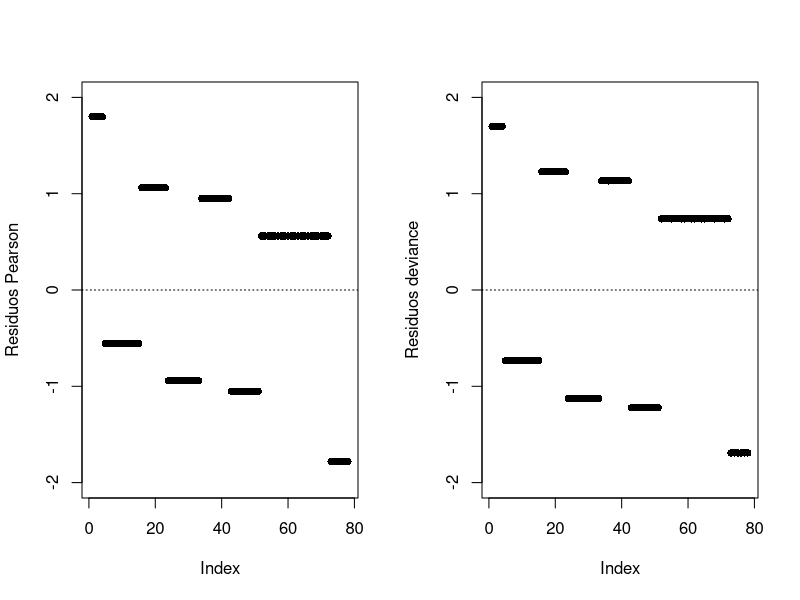
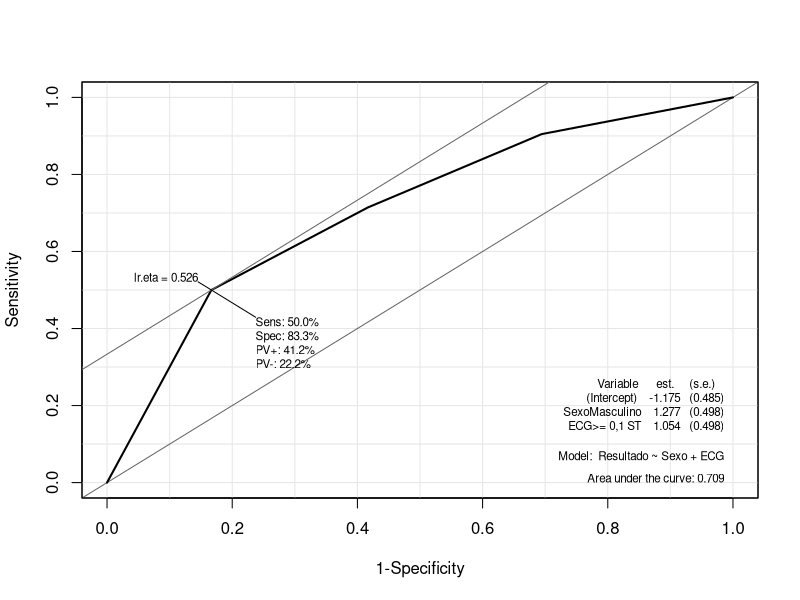
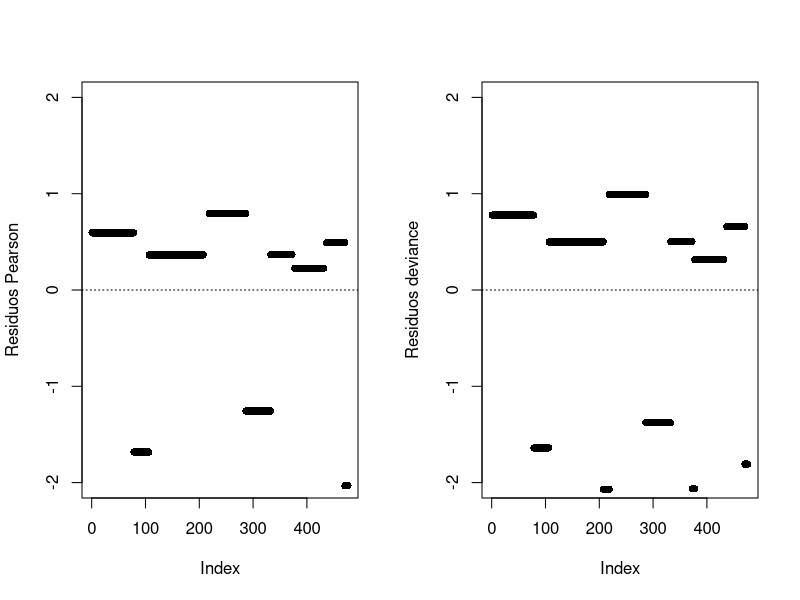
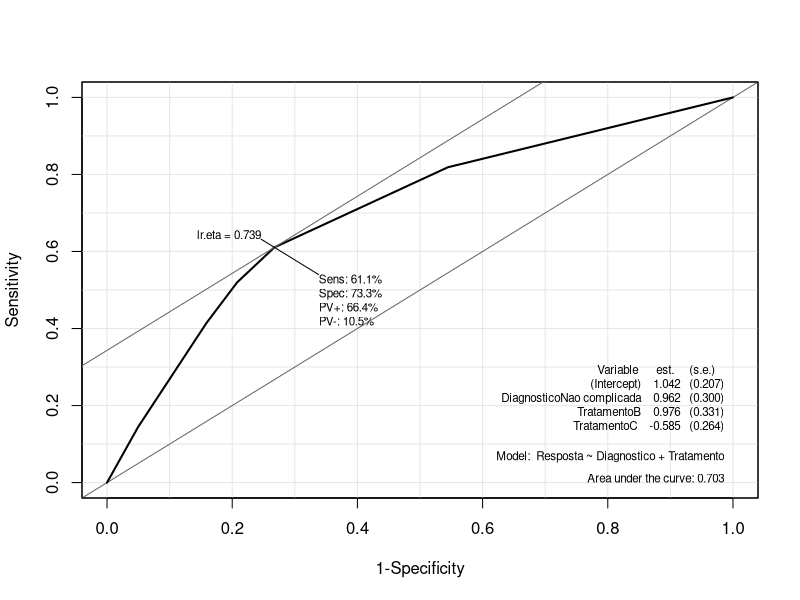
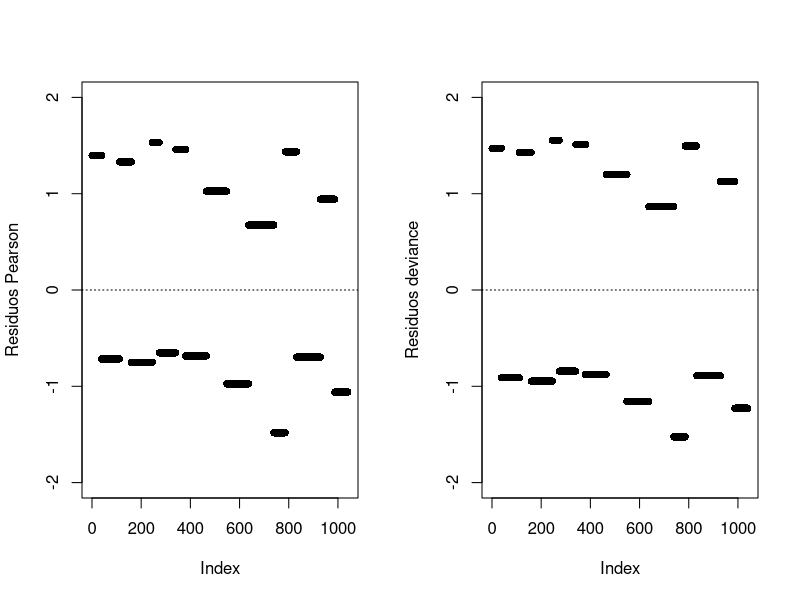
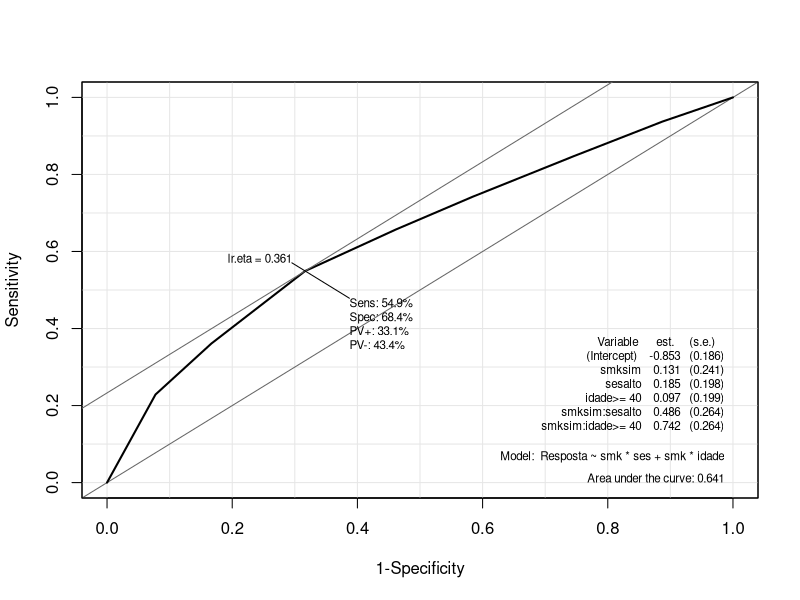

R code for these plots, in order:
## ---- chunk 1
knitr::opts_chunk$set(echo = FALSE)
knitr::opts_chunk$set(warning = FALSE)
knitr::opts_chunk$set(message = FALSE)

library(ggplot2)
library(dplyr)
library(reshape2)
library(knitr)
library(kableExtra)
## ---- chunk 2
# Criar o dataframe com os dados
dados_77 <- data.frame(
  Sexo = factor(c("Feminino", "Feminino", "Masculino", "Masculino")),
  ECG = factor(c("< 0,1 ST", ">= 0,1 ST", "< 0,1 ST", ">= 0,1 ST")),
  Presente = c(4, 8, 9, 21),
  Ausente = c(11, 10, 9, 6),
  Total = c(15, 18, 18, 27)
)

dados <- do.call(rbind, lapply(1:nrow(dados_77), function(i) {
  sexo_i <- dados_77$Sexo[i]
  ecg_i <- dados_77$ECG[i]
  presente_i <- dados_77$Presente[i]
  ausente_i <- dados_77$Ausente[i]
  
  data.frame(
    Sexo = rep(sexo_i, presente_i + ausente_i),
    ECG = rep(ecg_i, presente_i + ausente_i),
    Resultado = c(rep(1, presente_i), rep(0, ausente_i))
  )
}))

# Exibir a tabela formatada
 kable(dados_77)
## ---- chunk 3
# Modelo 1: Apenas intercepto
fit1 <- glm(Resultado ~ 1, data = dados, family = binomial)

# Modelo 2: Intercepto e Sexo
fit2 <- glm(Resultado ~ Sexo, data = dados, family = binomial)

# Modelo 3: Intercepto, Sexo e ECG
fit3 <- glm(Resultado ~ Sexo + ECG, data = dados, family = binomial)

# Modelo 3: Intercepto, Sexo, ECG e interaçõa sexo*ecg
fit4 <- glm(Resultado ~ Sexo * ECG, data = dados, family = binomial)

anova_tab <- anova(fit1, fit2, fit3, fit4, test = "Chi")

# Adicionando nomes descritivos aos modelos
anova_tab <- cbind(
  Modelo = c("Modelo 1: ~1",
             "Modelo 2: ~Sexo",
             "Modelo 3: ~Sexo + ECG",
             "Modelo 4: ~Sexo * ECG"),
  as.data.frame(anova_tab)
)

kable(anova_tab)
## ---- chunk 4
summary(fit3)
## ---- chunk 5
# resíduo deviance
dev <- residuals(fit3, type = "deviance")
QL <- sum(dev^2)
p1 <- 1 - pchisq(QL, 1)
cbind(QL, p1)

# resíduo de pearson
rpears <- residuals(fit3, type = "pearson")
QP <- sum(rpears^2)
p2 <- 1 - pchisq(QP, 1)
cbind(QP, p2)
## ---- chunk 6
# Gráficos dos resíduos
par(mfrow = c(1, 2))
plot(rpears, ylab = "Residuos Pearson", pch = 16, ylim = c(-2, 2))
abline(h = 0, lty = 3)
plot(dev, ylab = "Residuos deviance", pch = 16, ylim = c(-2, 2))
abline(h = 0, lty = 3)
## ---- chunk 7
# Curva ROC
attach(dados)
par(mfrow = c(1, 1))
Epi::ROC(form = fit3$call$formula, plot = "ROC")
## ---- chunk 8
# calculando o odds-ratio e IC para o odds
odds1 <- exp(fit3$coefficients)
li1 <- exp(fit3$coefficients - 1.96 * summary(fit3)$coefficients[, 2])
ls1 <- exp(fit3$coefficients + 1.96 * summary(fit3)$coefficients[, 2])
oddsr <- round(cbind(odds1, li1, ls1), 2)
## ---- chunk 9
tab7.12_livro <- data.frame(
"Diagnostico" = factor(c("Complicada", "Complicada", "Complicada", "Nao complicada", "Nao complicada", "Nao complicada")),
"Tratamento" = factor(c("A", "B", "C", "A", "B", "C")),
"Sim" = c(78, 101, 68, 40, 54, 34),
"Nao" = c(28, 11, 46, 5, 5, 6),
"Total" = c(106, 112, 114, 45, 59, 40)
)

tab7.12 <- do.call(rbind, lapply(1:nrow(tab7.12_livro), function(i) {
  diag_i <- tab7.12_livro$Diagnostico[i]
  trat_i <- tab7.12_livro$Tratamento[i]
  sim_i <- tab7.12_livro$Sim[i]
  nao_i <- tab7.12_livro$Nao[i]
  
  data.frame(
    Diagnostico = rep(diag_i, sim_i + nao_i),
    Tratamento = rep(trat_i, sim_i + nao_i),
    Resposta = c(rep(1, sim_i), rep(0, nao_i))
  )
}))

kable(tab7.12_livro)

## ---- chunk 10
# Modelo 1: Modelo Nulo
fit11 <- glm(Resposta ~ 1, data = tab7.12, family = binomial)

# Modelo 2: Intercepto e Diagnostico
fit22 <- glm(Resposta ~ Diagnostico, data = tab7.12, family = binomial)

# Modelo 3: Intercepto, Diagnostico e Tratamento
fit33 <- glm(Resposta ~ Diagnostico + Tratamento, data = tab7.12, family = binomial)

# Modelo 4: Intercepto, Diagnostico e Tratamento e interação Diagnostico e Tratamento
fit44 <- glm(Resposta ~ Diagnostico * Tratamento, data = tab7.12, family = binomial)
# Tabela de análise de deviance

anova_tab <- anova(fit11, fit22, fit33, fit44, test = "Chi")

# Adicionando os nomes dos modelos
anova_tab <- cbind(
  Modelo = c("Modelo 1: ~1",
             "Modelo 2: ~Diagnostico",
             "Modelo 3: ~Diagnostico + Tratamento",
             "Modelo 4: ~Diagnostico * Tratamento"),
  as.data.frame(anova_tab)
)

# Mostrando com kable
library(knitr)
kable(anova_tab, digits = 3, caption = "Análise de Deviance entre os modelos")
## ---- chunk 11
summary(fit33)
## ---- chunk 12
# resíduo deviance
dev <- residuals(fit33, type = "deviance")
QL <- sum(dev^2)
p1 <- 1 - pchisq(QL, 2)
cbind(QL, p1)

# resíduo de pearson
rpears <- residuals(fit33, type = "pearson")
QP <- sum(rpears^2)
p2 <- 1 - pchisq(QP, 2)
cbind(QP, p2)
## ---- chunk 13
# Gráficos dos resíduos
par(mfrow = c(1, 2))
plot(rpears, ylab = "Residuos Pearson", pch = 16, ylim = c(-2, 2))
abline(h = 0, lty = 3)
plot(dev, ylab = "Residuos deviance", pch = 16, ylim = c(-2, 2))
abline(h = 0, lty = 3)
## ---- chunk 14
# Curva ROC
attach(tab7.12)
par(mfrow = c(1, 1))
Epi::ROC(form = fit33$call$formula, plot = "ROC")
## ---- chunk 15
# calculando o odds-ratio e IC para o odds
odds2 <- exp(fit33$coefficients)
li2 <- exp(fit33$coefficients - 1.96 * summary(fit33)$coefficients[, 2])
ls2 <- exp(fit33$coefficients + 1.96 * summary(fit33)$coefficients[, 2])
oddsr <- round(cbind(odds2, li2, ls2), 2)
## ---- chunk 16
tab7.18 <- data.frame(
  smk = c(0, 0, 0, 0, 1, 1, 1, 1),
  ses = c(1, 1, 0, 0, 1, 1, 0, 0),
  idade = c(0, 1, 0, 1, 0, 1, 0, 1),
  Sim = c(38, 48, 28, 40, 84, 102, 47, 59),
  Nao = c(73, 86, 67, 84, 89, 46, 96, 53),
  Total = c(111, 134, 95, 124, 173, 148, 143, 112)
)

tab7.18$smk <- factor(tab7.18$smk, levels = c(0, 1), labels = c("nao", "sim"))
tab7.18$ses <- factor(tab7.18$ses, levels = c(0, 1), labels = c("baixo", "alto"))
tab7.18$idade <- factor(tab7.18$idade, levels = c(0, 1), labels = c("< 40", ">= 40"))


tab7.18_extenso <- do.call(rbind, lapply(1:nrow(tab7.18), function(i) {
  n_sim <- tab7.18$Sim[i]
  n_nao <- tab7.18$Nao[i]
  total <- n_sim + n_nao
  
  data.frame(
    smk = rep(tab7.18$smk[i], total),
    ses = rep(tab7.18$ses[i], total),
    idade = rep(tab7.18$idade[i], total),
    Resposta = factor(c(rep(0, n_sim), rep(1, n_nao)),
                      levels = c(1, 0))
  )
}))

kable(tab7.18)

## ---- chunk 17

modelo1 <- glm(Resposta ~ 1, data = tab7.18_extenso, family = binomial)
modelo2 <- glm(Resposta ~ smk, data = tab7.18_extenso, family = binomial)
modelo3 <- glm(Resposta ~ smk + ses, data = tab7.18_extenso, family = binomial)
modelo4 <- glm(Resposta ~ smk + ses + idade, data = tab7.18_extenso, family = binomial)
modelo5 <- glm(Resposta ~ smk + ses + idade + smk * ses, data = tab7.18_extenso, family = binomial)
modelo6 <- glm(Resposta ~ smk * ses + smk * idade, data = tab7.18_extenso, family = binomial)
modelo7 <- glm(Resposta ~ smk * ses + smk * idade + ses * idade, data = tab7.18_extenso, family = binomial)
modelo8 <- glm(Resposta ~ smk * ses * idade, data = tab7.18_extenso,family = binomial)

# Tabela de anova
anova_tab <- anova(modelo1, modelo2, modelo3, modelo4, modelo5, modelo6, modelo7, modelo8, test = "Chi")

# Adicionando os nomes dos modelos
anova_tab <- cbind(
  Modelo = c(
    "Modelo 1: ~1",
    "Modelo 2: ~smk",
    "Modelo 3: ~smk + ses",
    "Modelo 4: ~smk + ses + idade",
    "Modelo 5: ~smk + ses + idade + smk:ses",
    "Modelo 6: ~smk*ses + smk:idade",
    "Modelo 7: ~smk*ses + smk:idade + ses:idade",
    "Modelo 8: ~smk*ses*idade"
  ),
  as.data.frame(anova_tab)
)

# Exibindo a tabela com kable
library(knitr)
kable(anova_tab, digits = 3, caption = "Análise de Deviance entre os modelos")

## ---- chunk 18
summary(modelo6)
## ---- chunk 19
# resíduo deviance
dev <- residuals(modelo6, type = "deviance")
QL <- sum(dev^2)
p1 <- 1 - pchisq(QL, 2)
cbind(QL, p1)

# resíduo de pearson
rpears <- residuals(modelo6, type = "pearson")
QP <- sum(rpears^2)
p2 <- 1 - pchisq(QP, 2)
cbind(QP, p2)
## ---- chunk 20
# Gráficos dos resíduos
par(mfrow = c(1, 2))
plot(rpears, ylab = "Residuos Pearson", pch = 16, ylim = c(-2, 2))
abline(h = 0, lty = 3)
plot(dev, ylab = "Residuos deviance", pch = 16, ylim = c(-2, 2))
abline(h = 0, lty = 3)
## ---- chunk 21
# Curva ROC
attach(tab7.18_extenso)
par(mfrow = c(1, 1))
Epi::ROC(form = modelo6$call$formula, plot = "ROC")
## ---- chunk 22
# calculando o odds-ratio e IC para o odds
odds3 <- exp(modelo6$coefficients)
li3 <- exp(modelo6$coefficients - 1.96 * summary(modelo6)$coefficients[, 2])
ls3 <- exp(modelo6$coefficients + 1.96 * summary(modelo6)$coefficients[, 2])
oddsr <- round(cbind(odds3, li3, ls3), 2)
